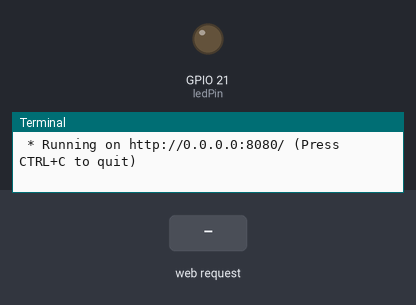
Bench run of a program on a simulated Raspberry Pi (BCM pin numbers). On the bench: output pins drawn as LEDs (lit = HIGH), the last lines printed to the terminal. Inputs (shaded band) come from the test bench. The clock reads 2024-03-15 10:24:30 at power-on unless the program sets it.

Above: at 1.2 s.
1.3 s: HTTP request for /data received with the fields led=on
At 2.0 s:
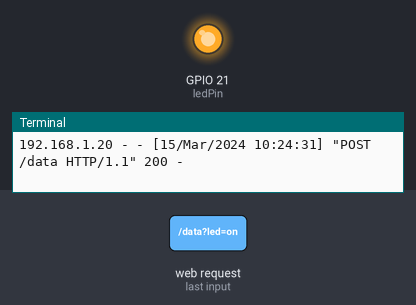
2.8 s: HTTP request for /data received with the fields led=off
At 3.2 s:
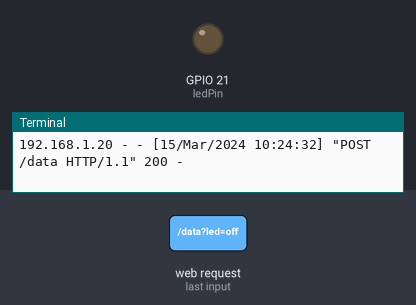
Timing chart, 0 to 5.8 s (numbered marks = the images above; inputs shaded):
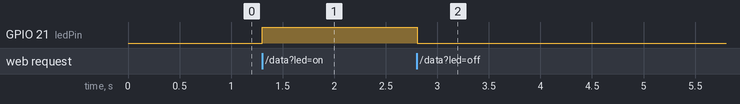

Measured:
- after the input at 1.3 s, GPIO 21 (ledPin): LOW → HIGH at once
- after the input at 2.8 s, GPIO 21 (ledPin): HIGH → LOW at once

The program:

webLed.py
```python
# 웹에서 버튼을 눌렀을때 LED를 제어하는 코드
from flask import Flask, request, render_template # 3개를 import
import RPi.GPIO as GPIO

app = Flask(__name__)

ledPin = 21
GPIO.setmode(GPIO.BCM)
GPIO.setup(ledPin, GPIO.OUT)

@app.route('/')
def home():
   return render_template("index.html")   # 메인페이지에서 index.html을 호출


@app.route('/data', methods = ['POST'])
def data():
   data = request.form['led'] # led라는 이름을통해 form에 집어넣은걸
                              # data에 저장

   if(data == 'on'):
      GPIO.output(ledPin, 1)  # LED 켜줌
      return home()
   elif(data == 'off'):
      GPIO.output(ledPin, 0)  # LED 끔
      return home()
   elif(data == 'clean'):
      GPIO.cleanup()
      return home()
   elif(data == 'Restart'):
      try:
         GPIO.setmode(GPIO.BCM)
         GPIO.setup(ledPin, GPIO.OUT)
         return home()
      except:
         print("이미 핀이 설정되있습니다")
         return home()

if __name__ == '__main__':
   app.run(host = '0.0.0.0', port = '8080')
```
